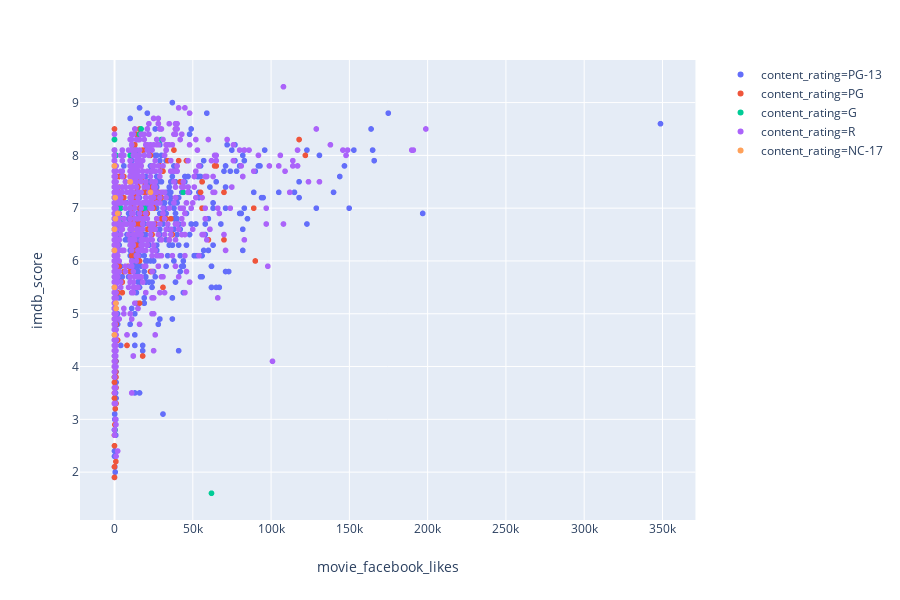

Here is the notebook cell this chart was saved with:
### Markdown cell above
### Correlation between IMDB score and number of Facebook likes.

### Code cell
px.scatter(df3, x="movie_facebook_likes", y="imdb_score", color="content_rating")
#http://rstudio-pubs-static.s3.amazonaws.com/342210_7c8d57cfdd784cf58dc077d3eb7a2ca3.html

### Figure 1 — Plotly figure (JSON) as saved in the notebook; plotly's stock layout.template omitted (floating-point values rounded to 4 significant figures; data arrays with more than 128 entries replaced by an {"elided": "..."} marker saying what was removed)
{"data": [{"hoverlabel": {"namelength": 0}, "hovertemplate": "content_rating=PG-13<br>movie_facebook_likes=%{x}<br>imdb_score=%{y}", "legendgroup": "content_rating=PG-13", "marker": {"color": "#636efa", "symbol": "circle"}, "mode": "markers", "name": "content_rating=PG-13", "showlegend": true, "type": "scattergl", "x": {"elided": "1312 int values"}, "xaxis": "x", "y": {"elided": "1312 float values"}, "yaxis": "y"}, {"hoverlabel": {"namelength": 0}, "hovertemplate": "content_rating=PG<br>movie_facebook_likes=%{x}<br>imdb_score=%{y}", "legendgroup": "content_rating=PG", "marker": {"color": "#EF553B", "symbol": "circle"}, "mode": "markers", "name": "content_rating=PG", "showlegend": true, "type": "scattergl", "x": {"elided": "544 int values"}, "xaxis": "x", "y": {"elided": "544 float values"}, "yaxis": "y"}, {"hoverlabel": {"namelength": 0}, "hovertemplate": "content_rating=G<br>movie_facebook_likes=%{x}<br>imdb_score=%{y}", "legendgroup": "content_rating=G", "marker": {"color": "#00cc96", "symbol": "circle"}, "mode": "markers", "name": "content_rating=G", "showlegend": true, "type": "scattergl", "x": [44000, 10000, 30000, 16000, 10000, 10000, 0, 0, 5000, 0, 0, 33000, 11000, 0, 12000, 19000, 372, 0, 4000, 607, 964, 0, 17000, 0, 1000, 912, 0, 0, 0, 624, 1000, 1000, 0, 0, 0, 279, 538, 0, 643, 0, 0, 0, 181, 5000, 0, 0, 0, 418, 1000, 425, 246, 619, 408, 0, 302, 227, 347, 264, 422, 346, 831, 663, 238, 339, 0, 175, 436, 184, 62000, 5000, 0, 0, 227, 851, 0, 797, 122, 0, 0], "xaxis": "x", "y": [7.3, 6.3, 8.3, 8.4, 6.6, 8, 6.4, 8.1, 7.1, 6.9, 7.3, 7.2, 8.2, 7.9, 7.5, 7, 4.8, 4.4, 7, 7.3, 5.8, 7.8, 8.5, 7.2, 5.5, 5.8, 6.1, 6.6, 7.1, 6.6, 4.7, 5.7, 7.2, 7, 6.2, 4.5, 5.6, 7.7, 6.9, 8.3, 6.2, 4.2, 6.1, 6.8, 7.5, 7.3, 8, 5.9, 8, 6, 5.3, 6.2, 7.2, 7, 5.8, 5.4, 6.3, 6.4, 4, 2.8, 6.7, 3.6, 5.7, 5.8, 6.7, 5.7, 2.8, 6.6, 1.6, 7.3, 7.7, 4.5, 6.5, 6.7, 8, 6.5, 5, 7.6, 6.8], "yaxis": "y"}, {"hoverlabel": {"namelength": 0}, "hovertemplate": "content_rating=R<br>movie_facebook_likes=%{x}<br>imdb_score=%{y}", "legendgroup": "content_rating=R", "marker": {"color": "#ab63fa", "symbol": "circle"}, "mode": "markers", "name": "content_rating=R", "showlegend": true, "type": "scattergl", "x": {"elided": "1749 int values"}, "xaxis": "x", "y": {"elided": "1749 float values"}, "yaxis": "y"}, {"hoverlabel": {"namelength": 0}, "hovertemplate": "content_rating=NC-17<br>movie_facebook_likes=%{x}<br>imdb_score=%{y}", "legendgroup": "content_rating=NC-17", "marker": {"color": "#FFA15A", "symbol": "circle"}, "mode": "markers", "name": "content_rating=NC-17", "showlegend": true, "type": "scattergl", "x": [0, 10000, 23000, 1000, 926, 0, 0, 0, 592, 10000, 0, 420, 2000], "xaxis": "x", "y": [4.6, 7.5, 7.3, 5.1, 5.2, 6.6, 5.5, 7.8, 6.8, 7.5, 6.2, 7.2, 6.9], "yaxis": "y"}], "layout": {"height": 600, "legend": {"tracegroupgap": 0}, "margin": {"t": 60}, "xaxis": {"anchor": "y", "domain": [0, 0.98], "title": {"text": "movie_facebook_likes"}}, "yaxis": {"anchor": "x", "domain": [0, 1], "title": {"text": "imdb_score"}}}}
